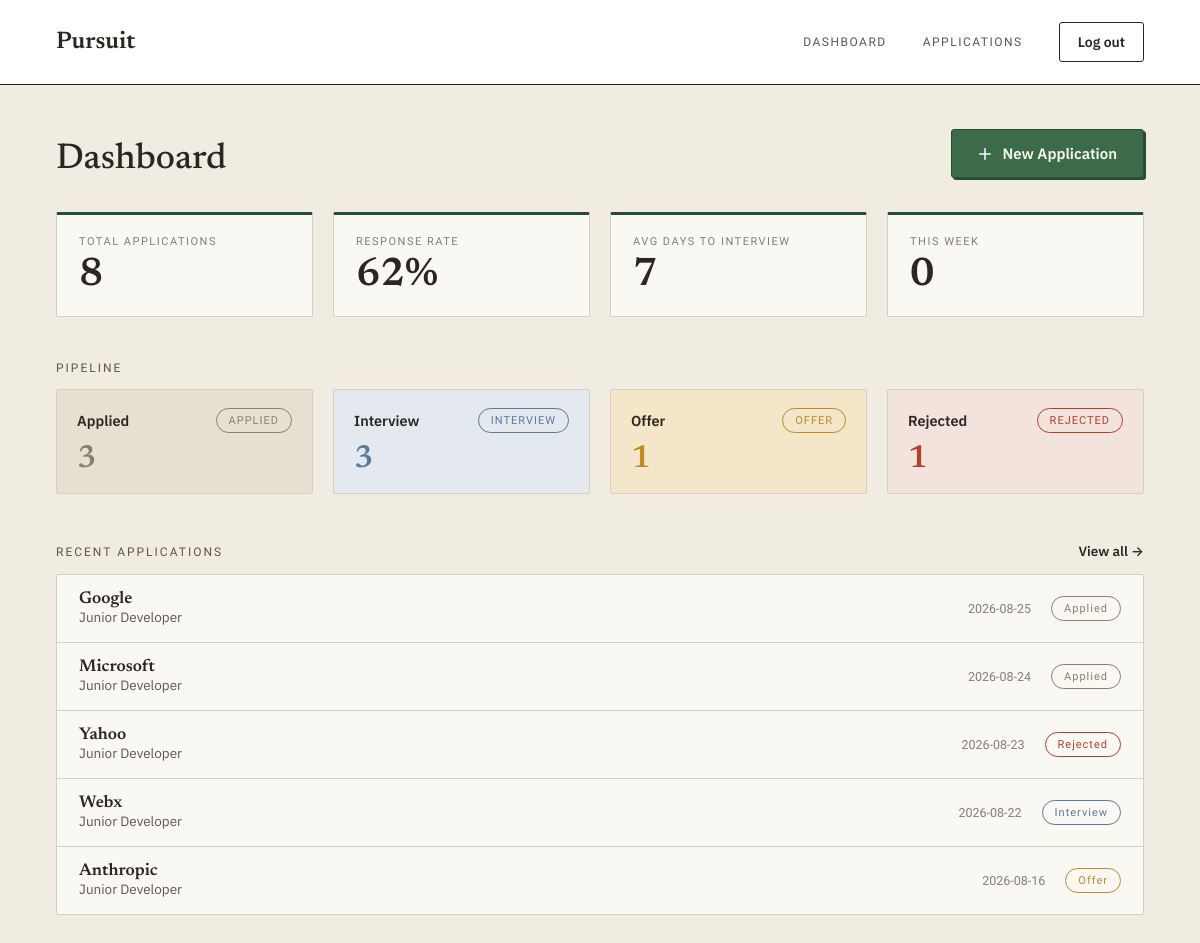
/dashboard (signed in), run on an earlier commit of the app's database.
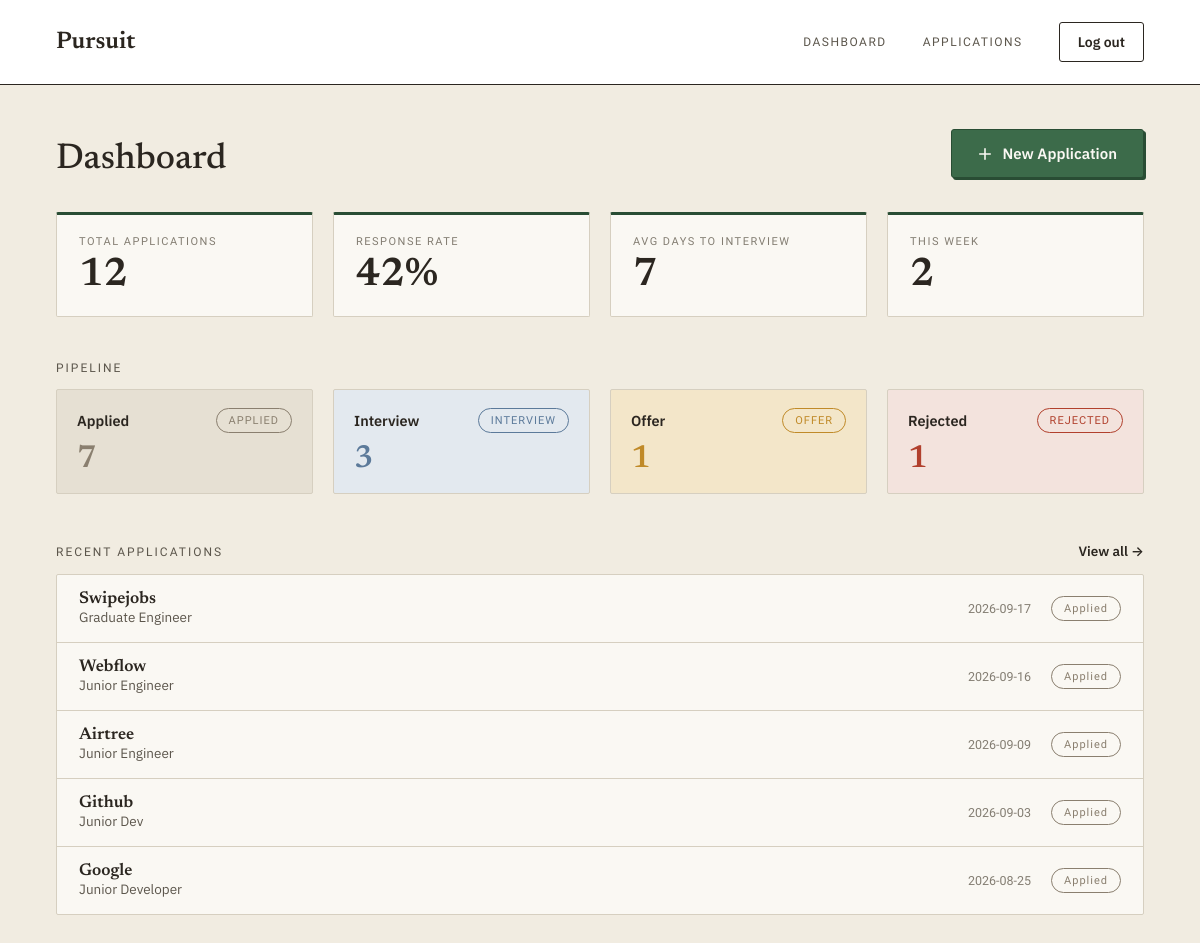
And on a later commit of the database.
### tables this page shows
CREATE TABLE applications (
            id INTEGER PRIMARY KEY AUTOINCREMENT,
            company TEXT,
            role TEXT,
            job_description TEXT,
            resume_filename TEXT,
            status TEXT,
            date_applied TIMESTAMP,
            match_score INTEGER,
            missing_keywords TEXT,
            notes TEXT,
            status_updated_at TEXT,
            created_at TIMESTAMP
        , reasoning TEXT);

### app.py (the view)
@app.route('/dashboard', methods=['GET', 'POST'])
def dashboard():
    if 'username' not in session:
        return render_template('dashboard.html')
    conn = sqlite3.connect("applications.db")
    conn.row_factory = sqlite3.Row
    cursor = conn.cursor()
    cursor.execute("SELECT COUNT(*) FROM applications")
    total_rows = cursor.fetchone()[0]
    applied = "Applied"
    query = "SELECT COUNT(*) FROM applications WHERE status != ?"
    cursor.execute(query, (applied,))
    responded = cursor.fetchone()[0]
    if total_rows > 0:
        response_rate = round((responded / total_rows) * 100)
    else:
        response_rate = 0
    today = datetime.now()
    one_week_ago = today - timedelta(days=7)
    one_week_ago_str = one_week_ago.strftime('%Y-%m-%d')
    query2 = "SELECT COUNT(*) FROM applications WHERE date_applied >= ?"
    cursor.execute(query2, (one_week_ago_str,))
    applications_this_week = cursor.fetchone()[0]
    interview1 = "Interview"
    query3 = "SELECT date_applied, status_updated_at FROM applications WHERE status = ?"
    cursor.execute(query3, (interview1,))
    data_date = cursor.fetchall()
    day_gaps = []
    for row in data_date:
        applied_date = datetime.strptime(row['date_applied'], '%Y-%m-%d')
        interview_date = datetime.strptime(row['status_updated_at'], '%Y-%m-%d')
        gap = (interview_date - applied_date).days
        day_gaps.append(gap)
    if len(day_gaps) > 0:
        avg_days_to_interview = sum(day_gaps) / len(day_gaps)
    else:
        avg_days_to_interview = 0
    cursor.execute("SELECT status, COUNT(*) AS count FROM applications GROUP BY status")
    pipeline_data = cursor.fetchall()
    status_count_dict = {}
    for row in pipeline_data:
        status_count_dict[row["status"]] = row['count']
    applied_count = status_count_dict.get('Applied', 0)
    interview_count = status_count_dict.get('Interview', 0)
    offer_count = status_count_dict.get('Offer', 0)
    rejected_count = status_count_dict.get('Rejected', 0)
    query5 = "SELECT id, company, role, status, date_applied FROM applications ORDER BY date_applied DESC LIMIT 5"
    cursor.execute(query5)
    recent_applications = cursor.fetchall()
    conn.close()
    return render_template('dashboard.html',
                        total_rows=total_rows,
                        response_rate=response_rate,
                        applications_this_week=applications_this_week,
                        avg_days_to_interview=round(avg_days_to_interview),
                        applied_count=applied_count,
                        interview_count=interview_count,
                        rejected_count=rejected_count,
                        recent_applications=recent_applications,
                        offer_count=offer_count)

### app.py (called while the page is built)
@app.context_processor
def inject_user():
    return dict(logged_in='username' in session)

### templates/dashboard.html
{% extends "base.html" %}
{% block content %}
{%if logged_in %}
<div class="case-file dash-page">
    <div class="dash-header">
        <h1 class="dash-title">Dashboard</h1>
        <a href="{{ url_for('add_application') }}">
            <button type="button" class="btn-stamp">
                <svg width="14" height="14" viewBox="0 0 16 16" fill="none"><path d="M8 2v12M2 8h12" stroke="currentColor" stroke-width="1.8" stroke-linecap="round"/></svg>
                New Application
            </button>
        </a>
    </div>
    <div class="dash-stats">
        <div class="dash-stat">
            <div class="dash-stat-label">Total applications</div>
            <div class="dash-stat-value">{{ total_rows }}</div>
        </div>
        <div class="dash-stat">
            <div class="dash-stat-label">Response rate</div>
            <div class="dash-stat-value">{{ response_rate }}%</div>
        </div>
        <div class="dash-stat">
            <div class="dash-stat-label">Avg days to interview</div>
            <div class="dash-stat-value">{{ avg_days_to_interview }}</div>
        </div>
        <div class="dash-stat">
            <div class="dash-stat-label">This week</div>
            <div class="dash-stat-value">{{ applications_this_week }}</div>
        </div>
    </div>
    <div class="case-eyebrow dash-section-label">Pipeline</div>
    <div class="dash-pipeline">
        <div class="dash-pipe-tile dash-pipe-applied">
            <div class="dash-pipe-head">
                <span class="dash-pipe-name">Applied</span>
                <span class="stamp-badge dash-badge-applied">APPLIED</span>
            </div>
            <div class="dash-pipe-value">{{ applied_count }}</div>
        </div>
        <div class="dash-pipe-tile dash-pipe-interview">
            <div class="dash-pipe-head">
                <span class="dash-pipe-name">Interview</span>
                <span class="stamp-badge dash-badge-interview">INTERVIEW</span>
            </div>
            <div class="dash-pipe-value">{{ interview_count }}</div>
        </div>
        <div class="dash-pipe-tile dash-pipe-offer">
            <div class="dash-pipe-head">
                <span class="dash-pipe-name">Offer</span>
                <span class="stamp-badge dash-badge-offer">OFFER</span>
            </div>
            <div class="dash-pipe-value">{{ offer_count }}</div>
        </div>
        <div class="dash-pipe-tile dash-pipe-rejected">
            <div class="dash-pipe-head">
                <span class="dash-pipe-name">Rejected</span>
                <span class="stamp-badge dash-badge-rejected">REJECTED</span>
            </div>
            <div class="dash-pipe-value">{{ rejected_count }}</div>
        </div>
    </div>
    <div class="dash-recent-header">
        <div class="case-eyebrow">Recent applications</div>
        <a href="{{ url_for('applications') }}" class="dash-view-all">View all &rarr;</a>
    </div>
    {% if recent_applications %}
    <div class="dash-list">
        {% for recent in recent_applications %}
        <a href="{{ url_for('application_detail', id=recent['id']) }}" class="dash-row-link">
            <div class="dash-row">
                <div>
                    <div class="dash-row-company">{{ recent['company'] }}</div>
                    <div class="dash-row-role">{{ recent['role'] }}</div>
                </div>
                <div class="dash-row-right">
                    <span class="dash-row-date">{{ recent['date_applied'] }}</span>
                    <span class="stamp-badge dash-badge-{{ recent['status']|lower }}">{{ recent['status'] }}</span>
                </div>
            </div>
        </a>
        {% endfor %}
    </div>
    {% else %}
    <div class="dash-empty">No applications match yet.</div>
    {% endif %}
{% else%}
<div class="login-prompt">
        <p>Log in to view your dashboard.</p>
        <a href="{{ url_for('auth', mode='login') }}">Log in</a>
    </div>
{%endif%}
</div>
{% endblock %}

What changed in the data, as far as the page shows it:
no longer on this page (row unchanged): applications: company "Microsoft", role "Junior Developer", date_applied "2026-08-24", status "Applied"
no longer on this page (row unchanged): applications: company "Yahoo", role "Junior Developer", date_applied "2026-08-23", status "Rejected"
no longer on this page (row unchanged): applications: company "Webx", role "Junior Developer", date_applied "2026-08-22", status "Interview"
no longer on this page (row unchanged): applications: company "Anthropic", role "Junior Developer", date_applied "2026-08-16", status "Offer"
added applications: company "Swipejobs", role "Graduate Engineer", date_applied "2026-09-17", status "Applied"
added applications: company "Webflow", role "Junior Engineer", date_applied "2026-09-16", status "Applied"
added applications: company "Airtree", role "Junior Engineer", date_applied "2026-09-09", status "Applied"
added applications: company "Github", role "Junior Dev", date_applied "2026-09-03", status "Applied"
Also different on the page:
{{ total_rows }}: "8" → "12"
{{ response_rate }}: "62" → "42"
{{ applications_this_week }}: "0" → "2"
{{ applied_count }}: "3" → "7"
